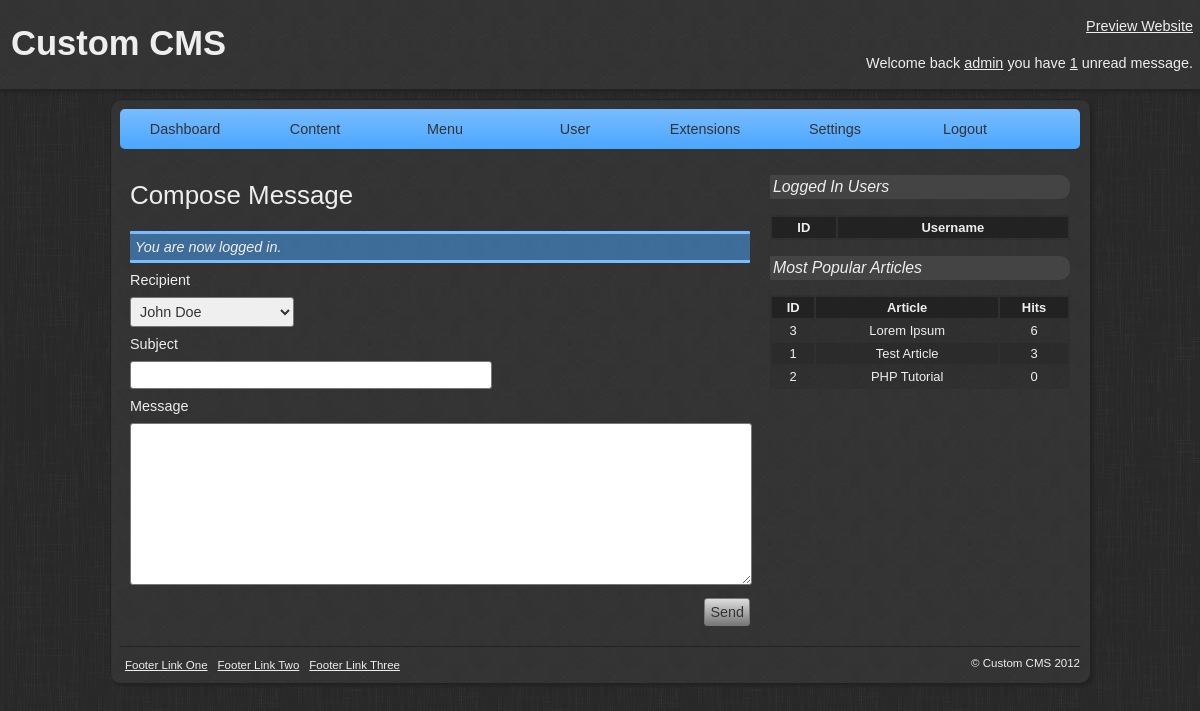
/admin/compose-message.php (signed in), run on the app's committed database.
### tables this page shows
CREATE TABLE IF NOT EXISTS `tbl_articles` (
  `id` int(11) NOT NULL AUTO_INCREMENT,
  `author` int(11) NOT NULL,
  `category` int(11) NOT NULL,
  `name` varchar(255) NOT NULL,
  `content` text NOT NULL,
  `keywords` varchar(100) NOT NULL,
  `description` varchar(100) NOT NULL,
  `hits` int(11) NOT NULL,
  `published` int(1) NOT NULL,
  `comments` int(1) NOT NULL,
  `date_modified` datetime NOT NULL,
  `date_created` datetime NOT NULL,
  PRIMARY KEY (`id`)
);

### library/core/mysql.php (called while the page is built, shortened)
<?php
class MySQL {
	private $connection;
	public function open_connection() {
		$this->connection = mysql_connect(DATABASE_SERVER, DATABASE_USERNAME, DATABASE_PASSWORD);
		if(!$this->connection) {
			die("MySQL connection failed: " . mysql_error());
		} else {
			$db_select = mysql_select_db(DATABASE_NAME, $this->connection);
		}
	}
	public function query($sql) {
		$result = mysql_query($sql, $this->connection);
		return $result;
	}
	public function fetch_array($result) {
		return mysql_fetch_array($result);
	}
}
$database = new MySQL();
?>

### library/core/core.php (called while the page is built, shortened)
<?php
class Core {
	protected static $table_name;
	public static function instantiate($record) {
		$object = new $class_name;
		foreach($record as $attribute => $value) {
			if($object->has_attribute($attribute)) {
				$object->$attribute = $value;
			}
		}
		return $object;
	}
	public static function find_all() {
		return static::find_by_sql("SELECT * FROM " . DATABASE_TBL_PREFIX . static::$table_name . " ORDER BY id ASC");
	}
	public static function find_by_sql($sql="") {
		global $database;
		$result = $database->query($sql);
		$object_array = array();
		while($row = $database->fetch_array($result)) {
			$object_array[] = static::instantiate($row);
		}
		return $object_array;
	}
	private function has_attribute($attribute) {
		$object_vars = get_object_vars($this);
		return array_key_exists($attribute, $object_vars);
	}
}
?>

### library/core/session.php (called while the page is built, shortened)
<?php
class Session {
	private function check_login() {
		if(isset($_SESSION['user_id'])) {
			$this->user_id = $_SESSION['user_id'];
			$this->logged_in = true;
		} else {
			unset($this->user_id);
			$this->logged_in = false;
		}
	}
}
$session = new Session();
?>

### library/core/user.php (called while the page is built, shortened)
<?php
class User extends Core {
	public $first_name;
	public $last_name;
	public function fullname() {
		if(isset($this->first_name) && isset($this->last_name)) {
			return $this->first_name.' '.$this->last_name;
		} else {
			return NULL;
		}
	}
}
?>

### library/core/article.php (called while the page is built, shortened)
<?php
class Article extends Core {
	public static $table_name = 'articles';
	public static function most_popular($number = 3) {
		return static::find_by_sql("SELECT * FROM " . DATABASE_TBL_PREFIX . self::$table_name . " ORDER BY hits DESC LIMIT {$number}");
	}
}
?>

### admin/compose-message.php (the view, shortened to what this page needs)
<?php
require_once('../library/load.php');
require(ADMIN_TEMPLATE.'header.php');
?>
<form action="compose-message.php" method="post">
	<label for="recipient" class="label">Recipient</label>
	<select name="recipient" id="recipient" class="select input">
		<?php
			$users = User::find_all();
			foreach($users as $user):
			if($user->id == $session->user_id) {
				$disabled = ' disabled';
			} else {
				$disabled = NULL;
			}
		?>
		<option value="<?php echo $user->id; ?>"<?php echo $disabled; ?>><?php echo $user->fullname(); ?></option>
		<?php endforeach; ?>
	</select>
	<label for="subject" class="label">Subject</label>
	<input type="text" name="subject" id="subject" class="textbox input" value="" />
	<label for="message" class="label">Message</label>
	<textarea name="message" id="message" class="textarea input"></textarea>
	<input type="submit" name="submit" class="button input" value="Send" />
</form>
<?php
require(ADMIN_TEMPLATE.'footer.php');
?>

### templates/admin/newdefault/footer.php
</div>
        <div class="sidebar">
        	<h3>Logged In Users</h3>
            <table class="sidebar-table">
            	<tr>
                    <th>ID</th>
                    <th>Username</th>
                </tr>
            </table>
            <h3>Most Popular Articles</h3>
			<table class="sidebar-table">
				<tr>
					<th>ID</th>
					<th>Article</th>
					<th>Hits</th>
				</tr>
				<?php
					$most_popular_articles = Article::most_popular();
					foreach($most_popular_articles as $mpa):
				?>
				<tr>
					<td><?php echo $mpa->id; ?></td>
					<td><?php echo $mpa->name; ?></td>
					<td><?php echo $mpa->hits; ?></td>
				</tr>
				<?php endforeach; ?>
			</table>
        </div>
        <div class="footer">
            <div class="footer-left">
                <ul>
                    <li><a href="#">Footer Link One</a></li>
                    <li><a href="#">Footer Link Two</a></li>
                    <li><a href="#">Footer Link Three</a></li>
                </ul>
            </div>
            <div class="footer-right">
                <p>&copy; Custom CMS 2012</p>
            </div>
        </div>
    </div>
</body>
</html>

### templates/admin/newdefault/css/style.css (style rules this page uses)
body { margin: 0; padding: 0; font: .9em Arial; background: url('../images/background.jpg') #222; }
.sidebar { width: 300px; float: left; padding: 10px; }
.sidebar h3 { font-size: 1.1em; background: #444; padding: 3px; border-radius: 1px 10px 10px 1px; font-weight: 500; font-style: italic; }
.sidebar-table { width: 100%; font-size: .9em; background: #2F2F2F; background: rgba(11, 11, 11, .1); }
.sidebar-table tr:nth-child(odd) { background: rgba(28, 28, 28, .2); }
.sidebar-table th { background: #222; padding: 3px; border-radius: 1px 1px 0px 0px; }
.sidebar-table td { text-align: center; padding: 3px; }
.footer { width: 960px; padding: 10px 0 0; margin: 10px auto 0px; overflow: hidden; color: #EEE; font-size: .8em; border-top: 1px solid #222; }
.footer-left { float: left; }
.footer-right { float: right; }
.footer p { margin: 0; padding: 0; }
.footer ul { overflow: hidden; text-align: center; list-style: none; margin: 0; padding: 0; }
.footer ul li { float: left; }
.footer ul li a, .footer ul li a:link, .footer ul li a:visited { color: #EEE; display: block; padding: 2px 5px; transition: linear all 0.5s; -moz-transition: linear all 0.5s; -webkit-transition: linear all 0.5s; }
.label { display: block; margin: 9px 0; }
.input { padding: 5px; font-size: 1em; border: 1px solid #777; border-radius: 3px; color: #333; transition: linear all 0.5s; -moz-transition: linear all 0.5s; -webkit-transition: linear all 0.5s; }
.textbox { width: 350px; }
.textarea { width: 610px; height: 150px; }
.button { display: block; float: right; margin: 10px 0px 10px 10px; cursor: pointer; background: -moz-linear-gradient(0% 100% 90deg, #999, #DDD) #999; background: -webkit-gradient(linear, 50% 0%, 50% 100%, from(#DDD), to(#777)); }

### data on the page
tbl_articles: id "3", name "Lorem Ipsum", hits "6"
tbl_articles: id "1", name "Test Article", hits "3"
tbl_articles: id "2", name "PHP Tutorial", hits "0"

### other printed values
$_SESSION['user_username'] "admin"
Message::unread_messages($_SESSION['user_id']) "1"
$title "Compose Message"
$_SESSION['message'] "You are now logged in."
form field recipient "John Doe"
